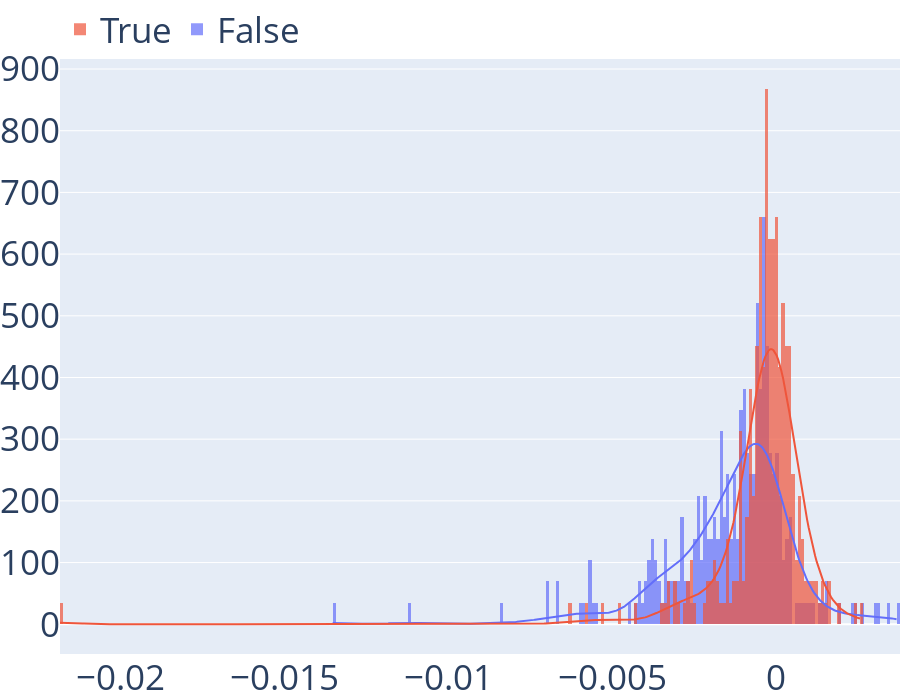
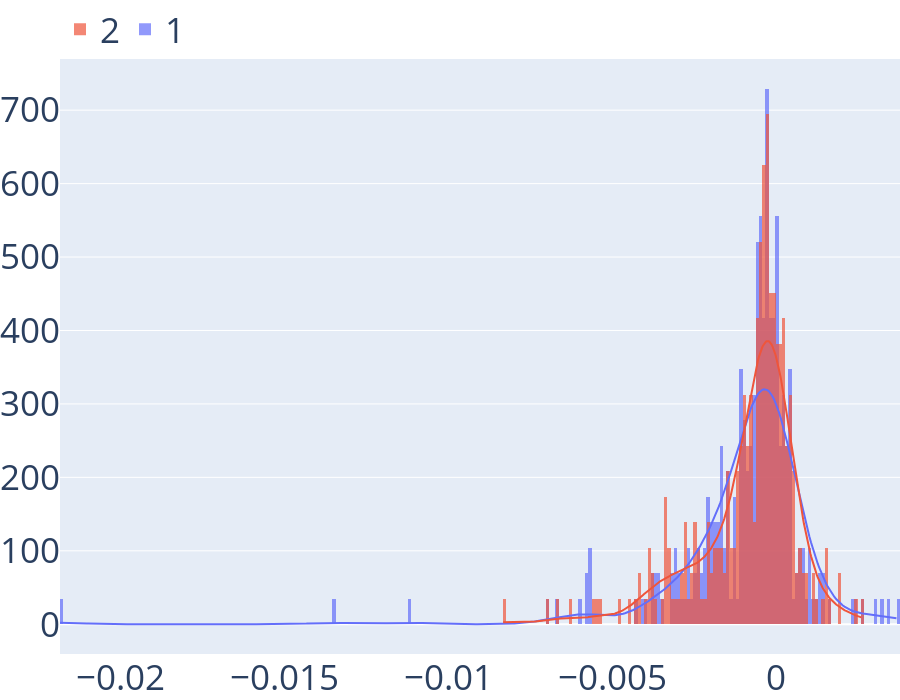
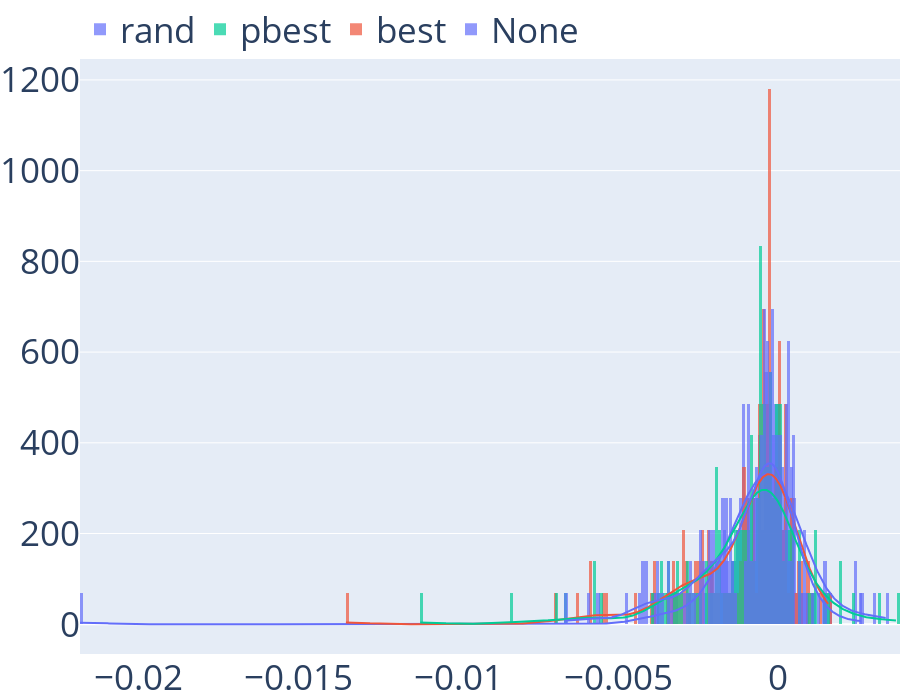

Write notebook code for charts like these, in order.
### Code cell
import pandas as pd
import numpy as np
import plotly.figure_factory as ff
def plot_distribution_modDE(dim, budget, module, most_important_feature):
    features = ['diff_mean_02', 'diff_mean_05', 'diff_mean_10', 'diff_mean_25', 'diff_median_02', 'diff_median_05', 'diff_median_10', 'diff_median_25', 'dist_ratio.coeff_var', 'eps.max', 'eps.ratio', 'eps.s', 'expl_var.cor_init', 'expl_var.cor_x', 'expl_var.cov_init', 'expl_var.cov_x', 'expl_var_PC1.cor_init', 'expl_var_PC1.cor_x', 'expl_var_PC1.cov_init', 'expl_var_PC1.cov_x', 'h.max', 'kurtosis', 'lin_simple.adj_r2', 'lin_simple.coef.max', 'lin_simple.coef.max_by_min', 'lin_simple.coef.min', 'lin_simple.intercept', 'lin_w_interact.adj_r2', 'm0', 'nb_fitness.cor', 'nn_nb.cor', 'nn_nb.mean_ratio', 'nn_nb.sd_ratio', 'number_of_peaks', 'quad_simple.adj_r2', 'quad_simple.cond', 'quad_w_interact.adj_r2', 'ratio_mean_02', 'ratio_mean_05', 'ratio_mean_10', 'ratio_mean_25', 'ratio_median_02', 'ratio_median_05', 'ratio_median_10', 'ratio_median_25', 'skewness']
    df = pd.read_csv('../results/results_modDE/shapley_merged/RF_train.csv', index_col=0)
    df.columns = features
    df_grid = pd.read_csv('../data/raw_data/modDE_dt_grid.csv', index_col=0)

    variable = f'.*_{budget}_{dim}'           
    df_sub = df[df.index.str.contains(fr'\b{variable}\b', regex=True)]
    df_sub.index = [ int(i.split("_")[0]) for i in df_sub.index]
    module_values = df_grid[module]
    df_sub = df_sub.join(module_values)
    df_sub = df_sub.replace({np.nan: 'None'})
    unique_module_values = np.unique(df_sub[module])
    # print(unique_module_values)
    # print(df_sub)
    hist_data = []
    for unique_module_value in unique_module_values:
        df_sub_m = df_sub[df_sub[module]==unique_module_value]
        df_sub_m = df_sub_m.drop([module], axis=1)
        distr = df_sub_m[most_important_feature]
        hist_data.append(distr)

    # print(hist_data)
    labels = [str(l) for l in unique_module_values]
    fig = ff.create_distplot(hist_data, labels, bin_size=0.0001, colors=['#636efa', '#ef553b', '#00cc96'],show_rug=False)

    fig.update_layout(
    title_text='', 
    title_x=0.5,
    autosize=False,
    width=900,
    height=700,
    margin=dict(
        l=0,
        r=0,
        b=30,
        t=0,
    ),
    font=dict(
        size=35
    ),
    legend=dict(
        yanchor="top",
        orientation="h",
        x=0,
        y=1.1
    ),
    showlegend=True
    )
    print(f'{module}-{dim}D-{budget}')

    fig.show()
    fig.write_image(f'../figures/distribution_modDE/shapley/shap2vec-{module}-{dim}D-{budget}-{most_important_feature}.png')


plot_distribution_modDE(5, 2000, 'lpsr', 'diff_median_10')
plot_distribution_modDE(5, 2000, 'mutation_n_comps', 'diff_median_10')
plot_distribution_modDE(5, 2000, 'mutation_reference', 'diff_median_10')

### Figure 1 — Plotly figure (JSON) as saved in the notebook; plotly's stock layout.template omitted (floating-point values rounded to 4 significant figures; data arrays with more than 128 entries replaced by an {"elided": "..."} marker saying what was removed)
{"data": [{"autobinx": false, "histnorm": "probability density", "legendgroup": "False", "marker": {"color": "#636efa"}, "name": "False", "opacity": 0.7, "type": "histogram", "x": {"elided": "288 float values"}, "xaxis": "x", "xbins": {"end": 0.003708, "size": 0.0001, "start": -0.01352}, "yaxis": "y"}, {"autobinx": false, "histnorm": "probability density", "legendgroup": "True", "marker": {"color": "#ef553b"}, "name": "True", "opacity": 0.7, "type": "histogram", "x": {"elided": "288 float values"}, "xaxis": "x", "xbins": {"end": 0.002607, "size": 0.0001, "start": -0.02184}, "yaxis": "y"}, {"legendgroup": "False", "marker": {"color": "#636efa"}, "mode": "lines", "name": "False", "showlegend": false, "type": "scatter", "x": {"elided": "500 float values"}, "xaxis": "x", "y": {"elided": "500 float values"}, "yaxis": "y"}, {"legendgroup": "True", "marker": {"color": "#ef553b"}, "mode": "lines", "name": "True", "showlegend": false, "type": "scatter", "x": {"elided": "500 float values"}, "xaxis": "x", "y": {"elided": "500 float values"}, "yaxis": "y"}], "layout": {"autosize": false, "barmode": "overlay", "font": {"size": 35}, "height": 700, "hovermode": "closest", "legend": {"orientation": "h", "traceorder": "reversed", "x": 0, "y": 1.1, "yanchor": "top"}, "margin": {"b": 30, "l": 0, "r": 0, "t": 0}, "showlegend": true, "title": {"text": "", "x": 0.5}, "width": 900, "xaxis": {"anchor": "y2", "domain": [0, 1], "zeroline": false}, "yaxis": {"anchor": "free", "domain": [0, 1], "position": 0}}}

### Figure 2 — Plotly figure (JSON) as saved in the notebook; plotly's stock layout.template omitted (floating-point values rounded to 4 significant figures; data arrays with more than 128 entries replaced by an {"elided": "..."} marker saying what was removed)
{"data": [{"autobinx": false, "histnorm": "probability density", "legendgroup": "1", "marker": {"color": "#636efa"}, "name": "1", "opacity": 0.7, "type": "histogram", "x": {"elided": "288 float values"}, "xaxis": "x", "xbins": {"end": 0.003708, "size": 0.0001, "start": -0.02184}, "yaxis": "y"}, {"autobinx": false, "histnorm": "probability density", "legendgroup": "2", "marker": {"color": "#ef553b"}, "name": "2", "opacity": 0.7, "type": "histogram", "x": {"elided": "288 float values"}, "xaxis": "x", "xbins": {"end": 0.002607, "size": 0.0001, "start": -0.00833}, "yaxis": "y"}, {"legendgroup": "1", "marker": {"color": "#636efa"}, "mode": "lines", "name": "1", "showlegend": false, "type": "scatter", "x": {"elided": "500 float values"}, "xaxis": "x", "y": {"elided": "500 float values"}, "yaxis": "y"}, {"legendgroup": "2", "marker": {"color": "#ef553b"}, "mode": "lines", "name": "2", "showlegend": false, "type": "scatter", "x": {"elided": "500 float values"}, "xaxis": "x", "y": {"elided": "500 float values"}, "yaxis": "y"}], "layout": {"autosize": false, "barmode": "overlay", "font": {"size": 35}, "height": 700, "hovermode": "closest", "legend": {"orientation": "h", "traceorder": "reversed", "x": 0, "y": 1.1, "yanchor": "top"}, "margin": {"b": 30, "l": 0, "r": 0, "t": 0}, "showlegend": true, "title": {"text": "", "x": 0.5}, "width": 900, "xaxis": {"anchor": "y2", "domain": [0, 1], "zeroline": false}, "yaxis": {"anchor": "free", "domain": [0, 1], "position": 0}}}

### Figure 3 — Plotly figure (JSON) as saved in the notebook; plotly's stock layout.template omitted (floating-point values rounded to 4 significant figures; data arrays with more than 128 entries replaced by an {"elided": "..."} marker saying what was removed)
{"data": [{"autobinx": false, "histnorm": "probability density", "legendgroup": "None", "marker": {"color": "#636efa"}, "name": "None", "opacity": 0.7, "type": "histogram", "x": {"elided": "144 float values"}, "xaxis": "x", "xbins": {"end": 0.003407, "size": 0.0001, "start": -0.02184}, "yaxis": "y"}, {"autobinx": false, "histnorm": "probability density", "legendgroup": "best", "marker": {"color": "#ef553b"}, "name": "best", "opacity": 0.7, "type": "histogram", "x": {"elided": "144 float values"}, "xaxis": "x", "xbins": {"end": 0.001589, "size": 0.0001, "start": -0.01352}, "yaxis": "y"}, {"autobinx": false, "histnorm": "probability density", "legendgroup": "pbest", "marker": {"color": "#00cc96"}, "name": "pbest", "opacity": 0.7, "type": "histogram", "x": {"elided": "144 float values"}, "xaxis": "x", "xbins": {"end": 0.003708, "size": 0.0001, "start": -0.0112}, "yaxis": "y"}, {"autobinx": false, "histnorm": "probability density", "legendgroup": "rand", "marker": {"color": "#636efa"}, "name": "rand", "opacity": 0.7, "type": "histogram", "x": {"elided": "144 float values"}, "xaxis": "x", "xbins": {"end": 0.002607, "size": 0.0001, "start": -0.006688}, "yaxis": "y"}, {"legendgroup": "None", "marker": {"color": "#636efa"}, "mode": "lines", "name": "None", "showlegend": false, "type": "scatter", "x": {"elided": "500 float values"}, "xaxis": "x", "y": {"elided": "500 float values"}, "yaxis": "y"}, {"legendgroup": "best", "marker": {"color": "#ef553b"}, "mode": "lines", "name": "best", "showlegend": false, "type": "scatter", "x": {"elided": "500 float values"}, "xaxis": "x", "y": {"elided": "500 float values"}, "yaxis": "y"}, {"legendgroup": "pbest", "marker": {"color": "#00cc96"}, "mode": "lines", "name": "pbest", "showlegend": false, "type": "scatter", "x": {"elided": "500 float values"}, "xaxis": "x", "y": {"elided": "500 float values"}, "yaxis": "y"}, {"legendgroup": "rand", "marker": {"color": "#636efa"}, "mode": "lines", "name": "rand", "showlegend": false, "type": "scatter", "x": {"elided": "500 float values"}, "xaxis": "x", "y": {"elided": "500 float values"}, "yaxis": "y"}], "layout": {"autosize": false, "barmode": "overlay", "font": {"size": 35}, "height": 700, "hovermode": "closest", "legend": {"orientation": "h", "traceorder": "reversed", "x": 0, "y": 1.1, "yanchor": "top"}, "margin": {"b": 30, "l": 0, "r": 0, "t": 0}, "showlegend": true, "title": {"text": "", "x": 0.5}, "width": 900, "xaxis": {"anchor": "y2", "domain": [0, 1], "zeroline": false}, "yaxis": {"anchor": "free", "domain": [0, 1], "position": 0}}}
